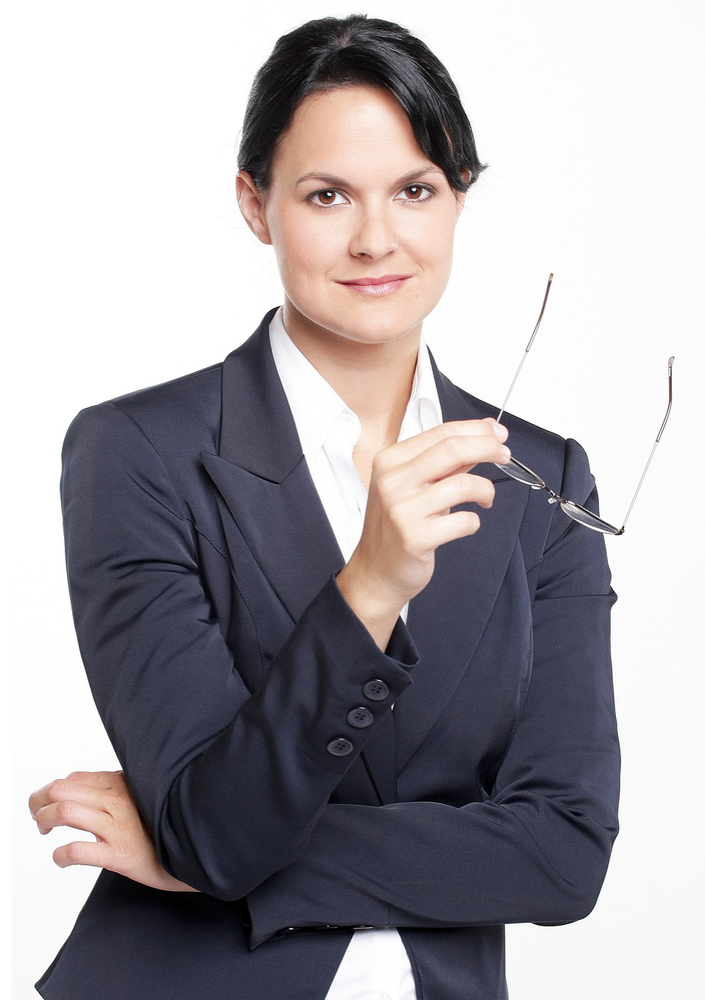
#> input picture src/preprocessing_api/dupe_detect/dupe_check/image.png, 705 x 1000 px, shrunk from 958 x 1358 before the run, found by its file name
$ jupyter execute dupe_detect.ipynb
#> lines starting #> are read from the running program, lines starting #| are printed output that depends on the picture
[cell 1]
import cv2
import matplotlib.pyplot as plt

img1_brg = cv2.imread("image.png")
#> img1_brg is the input picture: shape (1000, 705, 3); mean B, G, R 166.2, 162, 166
img1_gs = cv2.cvtColor(img1_brg, cv2.COLOR_BGR2GRAY)
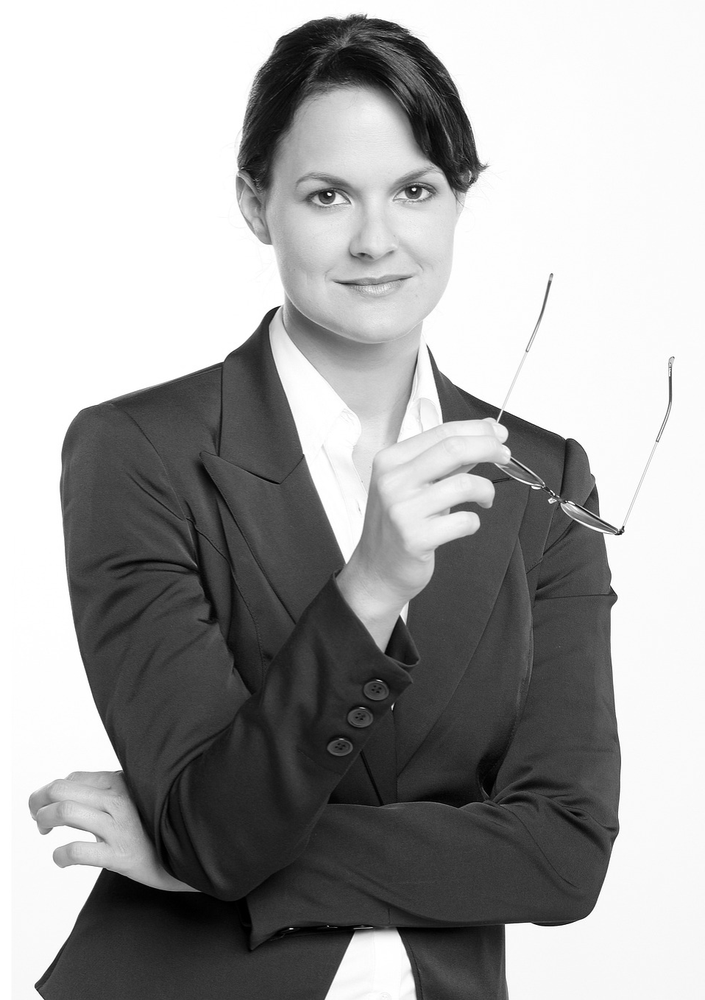
#> img1_gs: shape (1000, 705); min 0, max 255, mean 163.7

img2_brg = cv2.imread("image2.png")
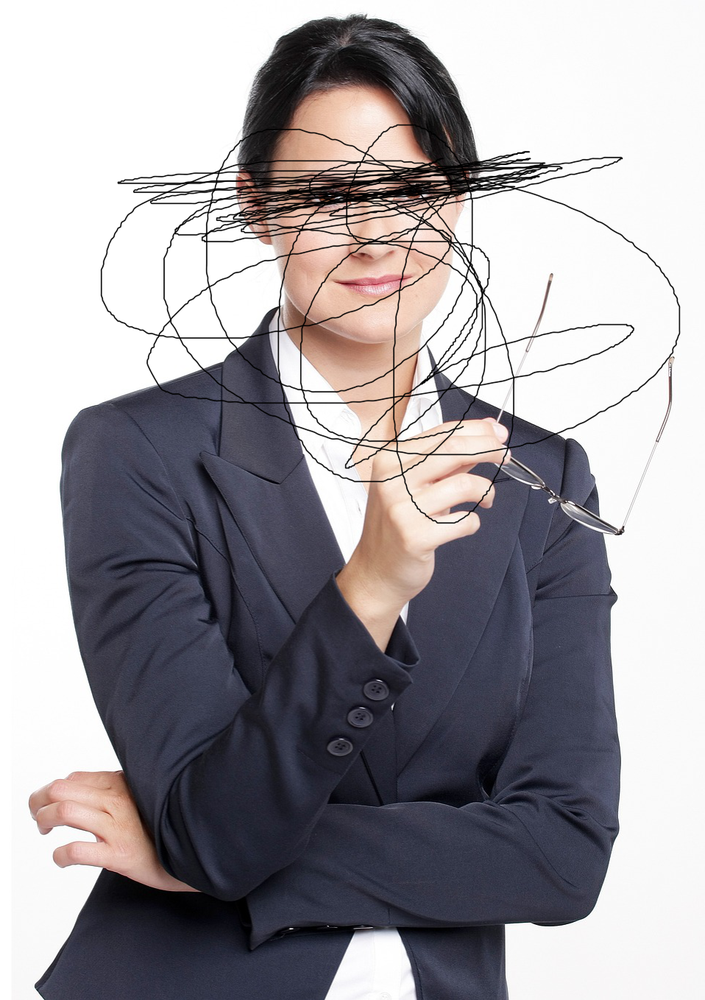
#> input picture src/preprocessing_api/dupe_detect/dupe_check/image2.png, 705 x 1000 px, shrunk from 958 x 1358 before the run, found by its file name
#> img2_brg is the input picture: shape (1000, 705, 3); mean B, G, R 161.8, 157.5, 161
img2_gs = cv2.cvtColor(img2_brg, cv2.COLOR_BGR2GRAY)
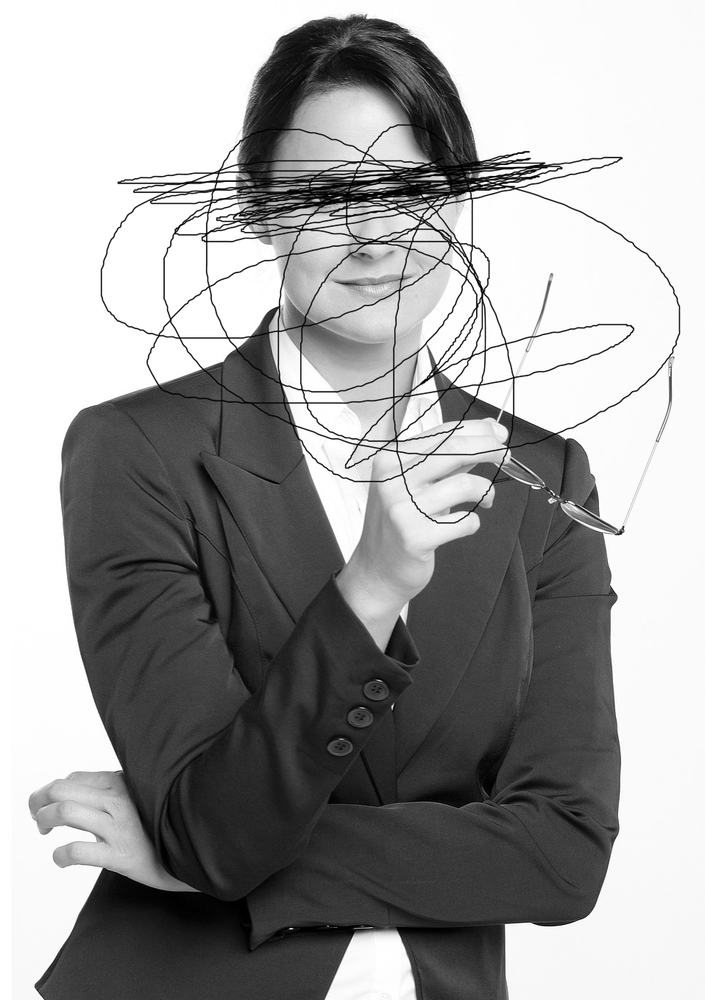
#> img2_gs: shape (1000, 705); min 0, max 255, mean 159

cv2.imshow("preview", img1_gs)
cv2.waitKey(0)

[cell 2]
cv2.imshow("preview", img2_gs)
cv2.waitKey(0)

[cell 3]
print(img1_gs.shape)
#| (1000, 705)
